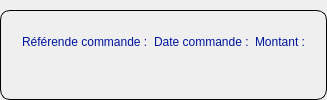
                      <widget class="QGroupBox" name="groupBox_11">
                       <property name="styleSheet">
                        <string notr="true">QGroupBox {
    border: 1px solid ; /* Bordure plus fine et élégante */
    border-radius: 10px;       /* Coins arrondis */
    padding: 10px;             /* Espace intérieur */
    margin-top: 10px;          /* Espace pour le titre */
}

QGroupBox::title {
    subcontrol-origin: margin;
    padding: 0 10px;                 /* Espace autour du titre */
    color: #000000;                  /* Couleur du texte du titre */
	color: rgb(0, 0, 0);       /* Fond du titre pour contraste */
    border-radius: 5px;              /* Coins arrondis du titre */
    font-weight: bold;               /* Met le titre en gras */
    font-size: 14px;                 /* Taille du texte */
}
</string>
                       </property>
                       <layout class="QGridLayout" name="gridLayout_22">
                        <item row="0" column="1">
                         <layout class="QVBoxLayout" name="verticalLayout_52">
                          <item>
                           <widget class="QLabel" name="label_158">
                            <property name="styleSheet">
                             <string notr="true">font: 600 11pt &quot;Segoe UI&quot;;
color: rgb(0, 21, 155)</string>
                            </property>
                            <property name="text">
                             <string>Date commande :</string>
                            </property>
                           </widget>
                          </item>
                          <item>
                           <widget class="QLabel" name="l_datecommande_t">
                            <property name="sizePolicy">
                             <sizepolicy hsizetype="Fixed" vsizetype="Preferred">
                              <horstretch>0</horstretch>
                              <verstretch>0</verstretch>
                             </sizepolicy>
                            </property>
                            <property name="styleSheet">
                             <string notr="true">font: 600 12pt &quot;Segoe UI&quot;;
color: rgb(0, 0, 0);</string>
                            </property>
                            <property name="text">
                             <string/>
                            </property>
                           </widget>
                          </item>
                         </layout>
                        </item>
                        <item row="0" column="0">
                         <layout class="QVBoxLayout" name="verticalLayout_54">
                          <item>
                           <widget class="QLabel" name="label_156">
                            <property name="styleSheet">
                             <string notr="true">font: 600 11pt &quot;Segoe UI&quot;;
color: rgb(0, 21, 155)</string>
                            </property>
                            <property name="text">
                             <string>Référende commande :</string>
                            </property>
                           </widget>
                          </item>
                          <item>
                           <widget class="QLabel" name="l_refl_t">
                            <property name="sizePolicy">
                             <sizepolicy hsizetype="Fixed" vsizetype="Preferred">
                              <horstretch>0</horstretch>
                              <verstretch>0</verstretch>
                             </sizepolicy>
                            </property>
                            <property name="styleSheet">
                             <string notr="true">font: 600 12pt &quot;Segoe UI&quot;;
color: rgb(0, 0, 0);</string>
                            </property>
                            <property name="text">
                             <string/>
                            </property>
                           </widget>
                          </item>
                         </layout>
                        </item>
                        <item row="0" column="2">
                         <layout class="QVBoxLayout" name="verticalLayout_51">
                          <item>
                           <widget class="QLabel" name="label_159">
                            <property name="styleSheet">
                             <string notr="true">font: 600 11pt &quot;Segoe UI&quot;;
color: rgb(0, 21, 155)</string>
                            </property>
                            <property name="text">
                             <string>Montant :</string>
                            </property>
                           </widget>
                          </item>
                          <item>
                           <widget class="QLabel" name="l_montantc_t">
                            <property name="sizePolicy">
                             <sizepolicy hsizetype="Fixed" vsizetype="Preferred">
                              <horstretch>0</horstretch>
                              <verstretch>0</verstretch>
                             </sizepolicy>
                            </property>
                            <property name="styleSheet">
                             <string notr="true">font: 600 12pt &quot;Segoe UI&quot;;
color: rgb(0, 0, 0);</string>
                            </property>
                            <property name="text">
                             <string/>
                            </property>
                           </widget>
                          </item>
                         </layout>
                        </item>
                       </layout>
                      </widget>
